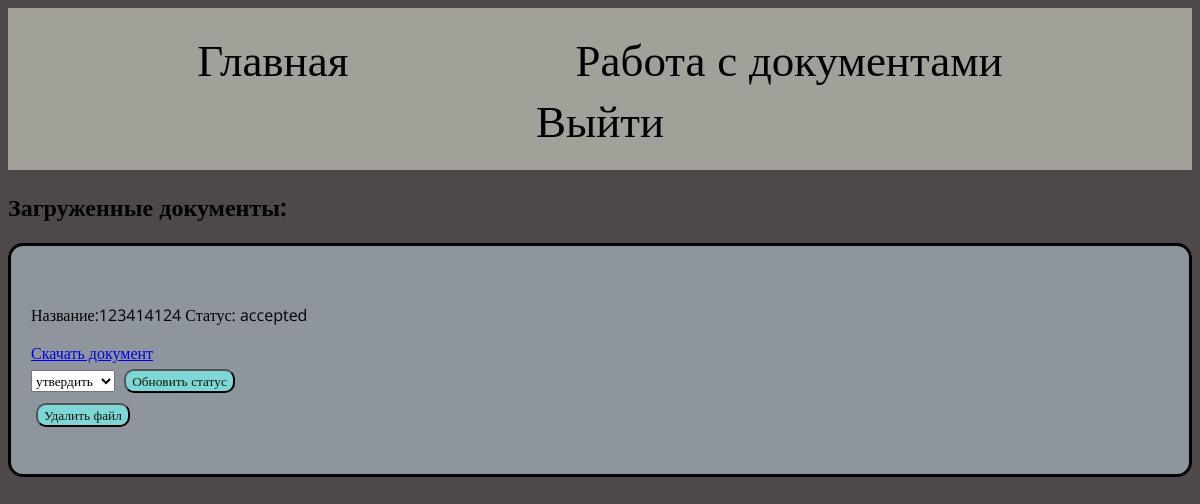
The app's page /docs/list (signed in), older data.
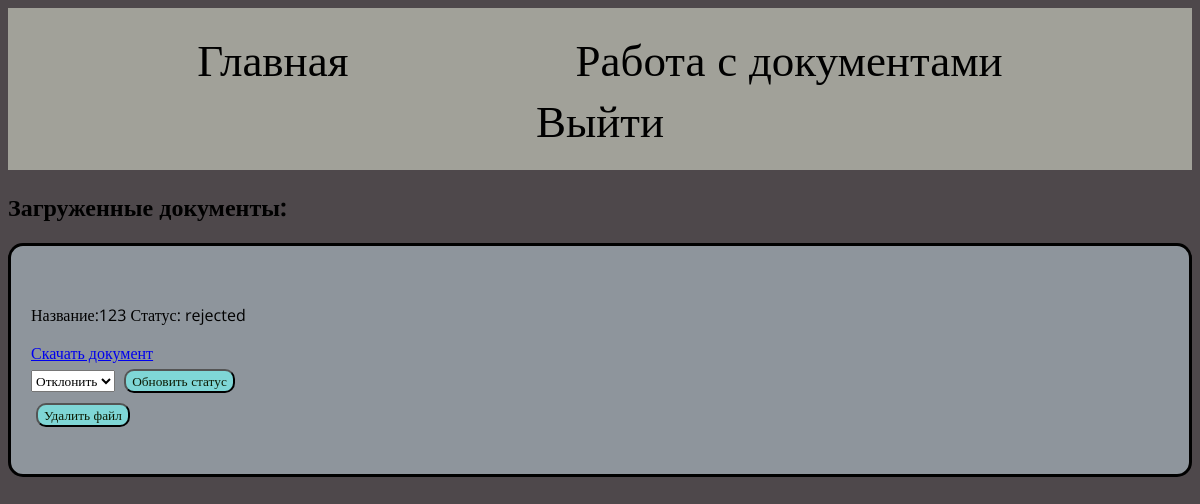
The same page, newer data.
### docs/models.py (models this page shows, shortened)
class Document(models.Model):
    STATUS_CHOICES = [
        ('accepted', 'Утвердить'),
        ('rejected', 'Отклонить'),
    ]
    title = models.CharField(max_length=200)
    file = models.FileField(upload_to='documents/')
    status = models.CharField(max_length=15, choices=STATUS_CHOICES, default='на рассмотрении')
    uploaded_at = models.DateTimeField(auto_now_add=True)
    class Meta:
        verbose_name = "Документ"
        verbose_name_plural = "Документы"

### docs/views.py (the view)
# urls.py: path('list', views.document_list, name='document_list'),
@login_required
def document_list(request):
    documents = Document.objects.all()
    return render(request, 'documents/document_list.html', {'documents': documents})

### docs/templates/documents/document_list.html (shortened to what this page needs)
{% extends "main/layout.html" %}
{% block content %}
    <div id='file' align='left'>
        <h2>Загруженные документы:</h2>
        <div class = 'bordered-file'>
            <ul>
                {% for document in documents %}
                    <li>
                        <p href="{{ document.file.url }}"> Название:{{ document.title }} Статус: {{ document.status }}</p>
                        <a href="{% url 'download_document' document.id %}">Скачать документ</a>
                        {% if request.user.is_staff or request.user.moderator|yesno:"False,True" %}
                            <form method="post" action="{% url 'update_status' document.id %}">
                                <select name="status">
                                    <option value="accepted" {% if document.status == 'accepted' %}selected{% endif %}>утвердить</option>
                                    <option value="rejected" {% if document.status == 'rejected' %}selected{% endif %}>Отклонить</option>
                                </select>
                                <button type="submit">Обновить статус</button>
                            </form>
                            <form method="post" action="{% url 'delete_document' document.id %}">
                                <button type="submit">Удалить файл</button>
                            </form>
                        {% endif %}
                    </li>
                {% endfor %}
            </ul>
        </div>
{% endblock %}

### main/templates/main/layout.html (shortened to what this page needs)
{% load static %}
<!DOCTYPE html>
<html>
<head>
        <link rel="stylesheet" href="{% static 'main/css/main.css' %}">
        <link rel="stylesheet" href="{% static 'main/css/style.css' %}">
</head>
<body>
    <header>
        <ul>
            <a class='header_a' href="{%url 'home'%}"><li>Главная</li></a>
    {% if user.is_authenticated %}
        <a class='header_a' href="{%url 'docs'%}"><li>Работа с документами</li></a>
        <li> <a class='header_a' href="{% url 'logout' %}"> Выйти</a></li>
    {% else %}
        <a class='header_a' href="{% url 'login' %}">Войти</a>
    {% endif %}
        </ul>
    </header>
        {% block content %}{% endblock %}
</body>
</html>

### main/static/main/css/main.css (style rules this page uses)
body { background-color: rgb(78, 72, 75); }
header { background-color: rgb(161, 161, 153); text-align: center; }
ul { list-style: none; list-style-type: none; margin: 0; padding: 20px; }
.header_a { color: black; font-size: 45px; padding: 20px; text-decoration: none; }
li { display: inline; margin: 8%; }
.bordered-file { border: solid; border-color: black; border-radius: 15px; background: #8e959c; }
.bordered-file button { border-radius: 10px; color: rgb(13, 27, 4); transition: .2s linear; background: #7fd6d6; margin: 5px; }
.bordered-file option { border-radius: 10px; color: rgb(27, 4, 4); transition: .2s linear; margin: 5px; }

### main/static/main/css/style.css (style rules this page uses)
* { font-family: 'Open Sans', 'sans-serif', 'FontAwesome'; }

Row changes from the older to the newer data that the page shows:
removed Document: title "123414124", status "accepted", status "утвердить"
added Document: title "123", status "rejected", status "Отклонить"
